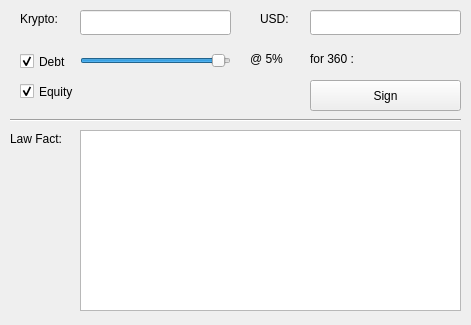
<?xml version="1.0" encoding="UTF-8"?>
<ui version="4.0">
 <class>Form</class>
 <widget class="QWidget" name="Form">
  <property name="geometry">
   <rect>
    <x>0</x>
    <y>0</y>
    <width>471</width>
    <height>325</height>
   </rect>
  </property>
  <property name="windowTitle">
   <string>Form</string>
  </property>
  <property name="windowIcon">
   <iconset>
    <normaloff>../../../Pictures/logo_.png</normaloff>../../../Pictures/logo_.png</iconset>
  </property>
  <widget class="QLabel" name="label">
   <property name="geometry">
    <rect>
     <x>10</x>
     <y>130</y>
     <width>67</width>
     <height>17</height>
    </rect>
   </property>
   <property name="text">
    <string>Law Fact:</string>
   </property>
  </widget>
  <widget class="QTextBrowser" name="textBrowser">
   <property name="geometry">
    <rect>
     <x>80</x>
     <y>130</y>
     <width>381</width>
     <height>181</height>
    </rect>
   </property>
  </widget>
  <widget class="Line" name="line">
   <property name="geometry">
    <rect>
     <x>10</x>
     <y>110</y>
     <width>451</width>
     <height>20</height>
    </rect>
   </property>
   <property name="orientation">
    <enum>Qt::Horizontal</enum>
   </property>
  </widget>
  <widget class="QPushButton" name="sign_transaction_button_2">
   <property name="geometry">
    <rect>
     <x>310</x>
     <y>80</y>
     <width>151</width>
     <height>31</height>
    </rect>
   </property>
   <property name="text">
    <string>Sign</string>
   </property>
  </widget>
  <widget class="QLabel" name="label_2">
   <property name="geometry">
    <rect>
     <x>20</x>
     <y>10</y>
     <width>51</width>
     <height>17</height>
    </rect>
   </property>
   <property name="text">
    <string>Krypto:</string>
   </property>
  </widget>
  <widget class="QLabel" name="label_3">
   <property name="geometry">
    <rect>
     <x>260</x>
     <y>10</y>
     <width>41</width>
     <height>17</height>
    </rect>
   </property>
   <property name="text">
    <string>USD:</string>
   </property>
  </widget>
  <widget class="QLineEdit" name="pymt_display_2">
   <property name="geometry">
    <rect>
     <x>310</x>
     <y>10</y>
     <width>151</width>
     <height>25</height>
    </rect>
   </property>
   <property name="text">
    <string/>
   </property>
  </widget>
  <widget class="QLineEdit" name="pymt_display_3">
   <property name="geometry">
    <rect>
     <x>80</x>
     <y>10</y>
     <width>151</width>
     <height>25</height>
    </rect>
   </property>
   <property name="text">
    <string/>
   </property>
  </widget>
  <widget class="QSlider" name="horizontalSlider">
   <property name="geometry">
    <rect>
     <x>80</x>
     <y>50</y>
     <width>151</width>
     <height>21</height>
    </rect>
   </property>
   <property name="value">
    <number>95</number>
   </property>
   <property name="orientation">
    <enum>Qt::Horizontal</enum>
   </property>
  </widget>
  <widget class="QCheckBox" name="checkBox">
   <property name="geometry">
    <rect>
     <x>20</x>
     <y>50</y>
     <width>92</width>
     <height>23</height>
    </rect>
   </property>
   <property name="text">
    <string>Debt</string>
   </property>
   <property name="checked">
    <bool>true</bool>
   </property>
  </widget>
  <widget class="QCheckBox" name="checkBox_2">
   <property name="geometry">
    <rect>
     <x>20</x>
     <y>80</y>
     <width>92</width>
     <height>23</height>
    </rect>
   </property>
   <property name="text">
    <string>Equity</string>
   </property>
   <property name="checked">
    <bool>true</bool>
   </property>
  </widget>
  <widget class="QLabel" name="label_4">
   <property name="geometry">
    <rect>
     <x>250</x>
     <y>50</y>
     <width>51</width>
     <height>17</height>
    </rect>
   </property>
   <property name="text">
    <string>@ 5%</string>
   </property>
  </widget>
  <widget class="QLabel" name="label_5">
   <property name="geometry">
    <rect>
     <x>310</x>
     <y>50</y>
     <width>61</width>
     <height>17</height>
    </rect>
   </property>
   <property name="text">
    <string>for 360 :</string>
   </property>
  </widget>
  <widget class="QLabel" name="payment_display">
   <property name="geometry">
    <rect>
     <x>390</x>
     <y>50</y>
     <width>71</width>
     <height>20</height>
    </rect>
   </property>
   <property name="text">
    <string/>
   </property>
  </widget>
 </widget>
 <resources/>
 <connections/>
</ui>
